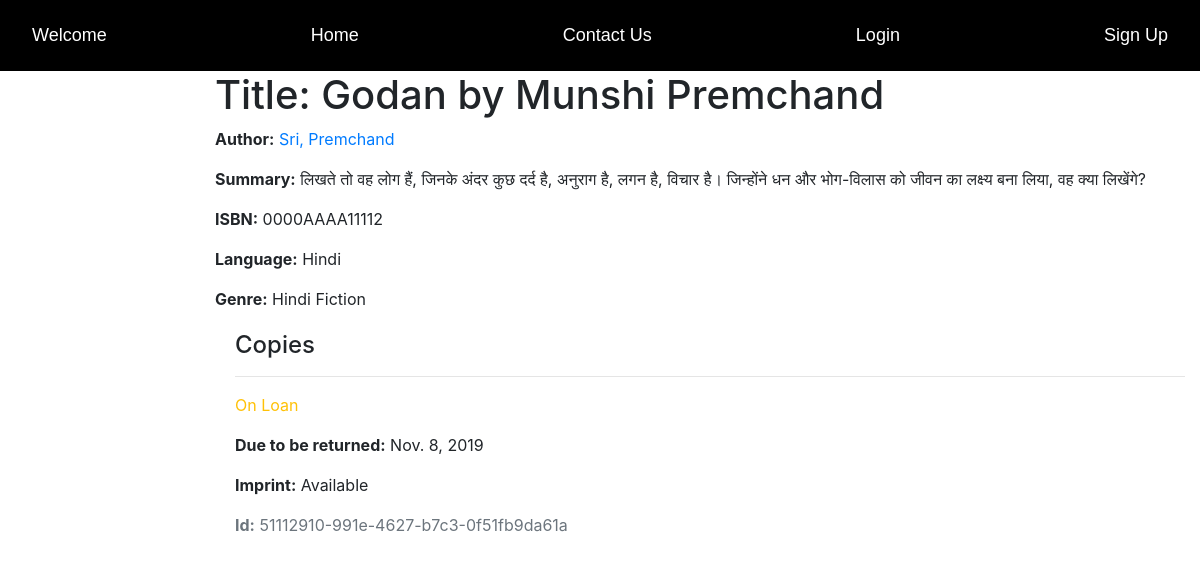
/catalog/book/3, run on the app's committed database.
### catalog/models.py (models this page shows, shortened)
class Book(models.Model):
    title = models.CharField(max_length=200)
    author = models.ForeignKey('Author', on_delete=models.SET_NULL, null=True)
    summary = models.TextField(max_length=1000, help_text='Enter a brief description os the book')
    isbn = models.CharField('ISBN',max_length=13,help_text='13 Character ISBN number. International Standard Book Number.')
    genre = models.ManyToManyField(Genre, help_text='Select a genre for this Boook')
    language = models.ForeignKey('Language', on_delete=models.SET_NULL, null=True)
    def display_genre(self):
        return ', '.join(genre.name for genre in self.genre.all()[:3])
    display_genre.short_description = 'Genre'

class Author(models.Model):
    first_name = models.CharField(max_length=100)
    last_name = models.CharField(max_length=100)
    date_of_birth = models.DateField(null=True, blank=True)
    date_of_death = models.DateField('Died', null=True, blank=True)
    class Meta:
        ordering = ['first_name', 'last_name']
    def __str__(self):
        return f'{self.first_name}, {self.last_name}'

class Language(models.Model):
    name = models.CharField(max_length=200, help_text="Enter the book's natural language (e.g. English, French, Japanese etc.)")
    def __str__(self):
        return self.name

class Genre(models.Model):
    name = models.CharField(max_length=200, help_text='Enter a book genre (e.g Science Fiction)')
    def __str__(self):
        return self.name

class BookInstance(models.Model):
    id = models.UUIDField(primary_key=True, default=uuid.uuid4, help_text='Unique ID for this Book across whole Library')
    book = models.ForeignKey('Book', on_delete=models.SET_NULL, null=True)
    imprint = models.CharField(max_length=200)
    due_back = models.DateField(null=True, blank=True)
    borrower = models.ForeignKey(User, on_delete=models.SET_NULL, null= True, blank=True)
    LOAN_STATUS = (
        ('m', 'Maintenance'),
        ('o', 'On Loan'),
        ('a', 'Available'),
        ('r','Reserved')
    )
    status = models.CharField(
        max_length=1,
        choices=LOAN_STATUS,
        blank=True,
        default='m',
        help_text='Book Availability',
    )
    class Meta:
        ordering = ['due_back']
        permissions = (("can_mark_returned", "Set book as returned"), )

### catalog/views.py (the view, shortened to what this page needs)
# urls.py: path('book/<int:pk>', views.BookDetailView.as_view(), name='book-detail'),
class BookDetailView(generic.DetailView):
    model = Book

### catalog/templates/catalog/book_detail.html
{% extends "base_generic.html" %}
{% block content %}
  <h1>Title: {{ book.title }}</h1>
  <p><strong>Author:</strong> <a href="{% url 'author-detail' book.author.pk %}">{{ book.author }}</a></p>
  <p><strong>Summary:</strong> {{ book.summary }}</p>
  <p><strong>ISBN:</strong> {{ book.isbn }}</p>
  <p><strong>Language:</strong> {{ book.language }}</p>
  <p><strong>Genre:</strong> {{ book.genre.all|join:", " }}</p>
  <div style="margin-left:20px;margin-top:20px">
    <h4>Copies</h4>
    {% for copy in book.bookinstance_set.all %}
      <hr>
      <p class="{% if copy.status == 'a' %}text-success{% elif copy.status == 'm' %}text-danger{% else %}text-warning{% endif %}">{{ copy.get_status_display }}</p>
      {% if copy.status != 'a' %}
        <p><strong>Due to be returned:</strong> {{copy.due_back}}</p>
      {% endif %}
      <p><strong>Imprint:</strong> {{copy.imprint}}</p>
      <p class="text-muted"><strong>Id:</strong> {{copy.id}}</p>
    {% endfor %}
  </div>
{% endblock %}

### data on the page
Book: title "Godan by Munshi Premchand", author "Sri, Premchand", summary "लिखते तो वह लोग हैं, जिनके अंदर कुछ दर्द है, अनुराग है, लगन है, विचार है। जिन्होंने धन और भोग-विलास को जीवन का लक्ष्य बना लिया, वह क्या लिखेंगे?", isbn "0000AAAA11112", language "Hindi", genre.all "Hindi Fiction"
BookInstance: status "On Loan", due_back "Nov. 8, 2019", imprint "Available", id "51112910-991e-4627-b7c3-0f51fb9da61a"
